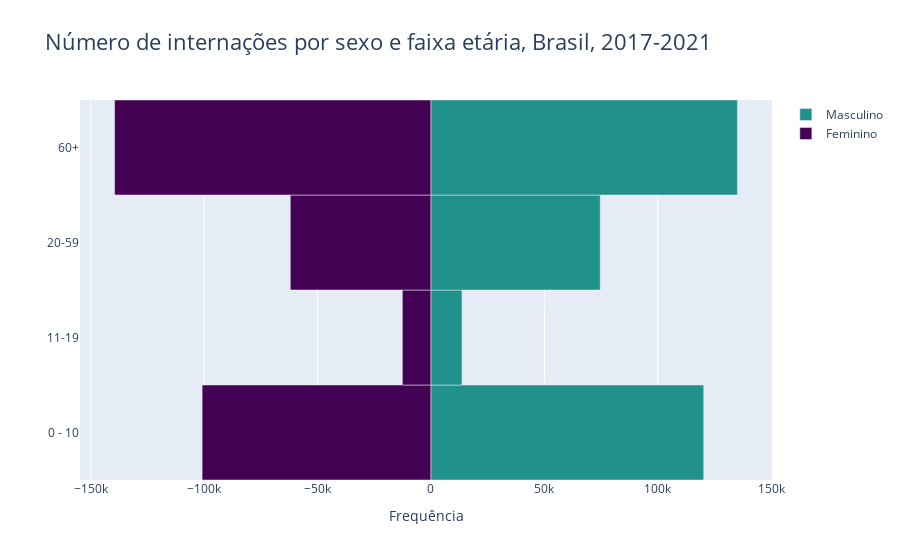

The notebook cell saved with this chart:
### Code cell
#PIRAMIDE ETÁRIA DAS INTERNAÇÕES
sexo_idade = pd.DataFrame(sih_pneumo2[["SEXO", "FAIXA_ETARIA"]])
sexo_idade["FREQUENCIA"] = 1
sexo_idade = pd.DataFrame(sexo_idade.groupby(["SEXO", "FAIXA_ETARIA"])["FREQUENCIA"].sum())
sexo_idade.reset_index(inplace=True)
sexo_idade = sexo_idade.pivot_table(index=["FAIXA_ETARIA"], 
                                    columns='SEXO', 
                                    values='FREQUENCIA')
sexo_idade.reset_index(inplace=True)
sexo_idade.index.names = ['index']

y_age = sexo_idade["FAIXA_ETARIA"]
x_F = sexo_idade["Feminino"]*-1
x_M = sexo_idade["Masculino"]

fig = gp.Figure()
fig.add_trace(gp.Bar(y= y_age, x = x_M, 
                     name = 'Masculino', 
                     orientation = 'h',
                     marker_color='#21918c'))
fig.add_trace(gp.Bar(y = y_age, x = x_F,
                     name = 'Feminino', 
                     orientation = 'h',
                     marker_color='#440154'))
fig.update_layout(title = 'Número de internações por sexo e faixa etária, Brasil, 2017-2021',
                 title_font_size = 22, barmode = 'relative',
                 bargap = 0.0, bargroupgap = 0,
                 xaxis = dict(                                
                              title = 'Frequência',
                              title_font_size = 14)
                 ) 
fig.show()

### Figure 1 — Plotly figure (JSON) as saved in the notebook; plotly's stock layout.template omitted (floating-point values rounded to 4 significant figures)
{"data": [{"marker": {"color": "#21918c"}, "name": "Masculino", "orientation": "h", "type": "bar", "x": [120324, 13732, 74684, 135168], "y": ["0 - 10", "11-19", "20-59", "60+"]}, {"marker": {"color": "#440154"}, "name": "Feminino", "orientation": "h", "type": "bar", "x": [-100840, -12570, -61968, -139433], "y": ["0 - 10", "11-19", "20-59", "60+"]}], "layout": {"bargap": 0, "bargroupgap": 0, "barmode": "relative", "title": {"font": {"size": 22}, "text": "Número de internações por sexo e faixa etária, Brasil, 2017-2021"}, "xaxis": {"title": {"font": {"size": 14}, "text": "Frequência"}}}}
